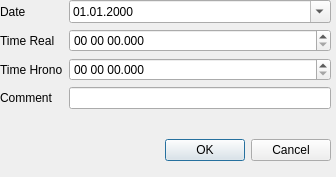
<?xml version="1.0" encoding="UTF-8"?>
<ui version="4.0">
 <class>addRecDialog</class>
 <widget class="QDialog" name="addRecDialog">
  <property name="geometry">
   <rect>
    <x>0</x>
    <y>0</y>
    <width>336</width>
    <height>177</height>
   </rect>
  </property>
  <property name="windowTitle">
   <string>Dialog</string>
  </property>
  <widget class="QDialogButtonBox" name="buttonBox">
   <property name="geometry">
    <rect>
     <x>110</x>
     <y>130</y>
     <width>221</width>
     <height>41</height>
    </rect>
   </property>
   <property name="sizePolicy">
    <sizepolicy hsizetype="Fixed" vsizetype="Fixed">
     <horstretch>0</horstretch>
     <verstretch>0</verstretch>
    </sizepolicy>
   </property>
   <property name="orientation">
    <enum>Qt::Horizontal</enum>
   </property>
   <property name="standardButtons">
    <set>QDialogButtonBox::Cancel|QDialogButtonBox::Ok</set>
   </property>
  </widget>
  <widget class="QWidget" name="gridLayoutWidget">
   <property name="geometry">
    <rect>
     <x>0</x>
     <y>0</y>
     <width>331</width>
     <height>131</height>
    </rect>
   </property>
   <layout class="QGridLayout" name="gridLayout">
    <property name="leftMargin">
     <number>0</number>
    </property>
    <property name="horizontalSpacing">
     <number>6</number>
    </property>
    <item row="2" column="0">
     <widget class="QLabel" name="label_2">
      <property name="text">
       <string>Date</string>
      </property>
     </widget>
    </item>
    <item row="2" column="2">
     <widget class="QDateEdit" name="dateEdit">
      <property name="displayFormat">
       <string>dd.MM.yyyy</string>
      </property>
      <property name="calendarPopup">
       <bool>true</bool>
      </property>
     </widget>
    </item>
    <item row="3" column="0">
     <widget class="QLabel" name="label_3">
      <property name="text">
       <string>Time Real</string>
      </property>
     </widget>
    </item>
    <item row="3" column="2">
     <widget class="QTimeEdit" name="timeReal">
      <property name="displayFormat">
       <string>hh mm ss.zzz</string>
      </property>
     </widget>
    </item>
    <item row="4" column="0">
     <widget class="QLabel" name="label_4">
      <property name="text">
       <string>Time Hrono</string>
      </property>
     </widget>
    </item>
    <item row="5" column="0">
     <widget class="QLabel" name="label_7">
      <property name="text">
       <string>Comment</string>
      </property>
     </widget>
    </item>
    <item row="5" column="2">
     <widget class="QLineEdit" name="comment"/>
    </item>
    <item row="4" column="2">
     <widget class="QTimeEdit" name="timeHrono">
      <property name="displayFormat">
       <string>hh mm ss.zzz</string>
      </property>
     </widget>
    </item>
    <item row="6" column="0">
     <spacer name="verticalSpacer">
      <property name="orientation">
       <enum>Qt::Vertical</enum>
      </property>
      <property name="sizeHint" stdset="0">
       <size>
        <width>20</width>
        <height>40</height>
       </size>
      </property>
     </spacer>
    </item>
   </layout>
  </widget>
 </widget>
 <tabstops>
  <tabstop>dateEdit</tabstop>
  <tabstop>timeReal</tabstop>
  <tabstop>timeHrono</tabstop>
  <tabstop>comment</tabstop>
  <tabstop>buttonBox</tabstop>
 </tabstops>
 <resources/>
 <connections>
  <connection>
   <sender>buttonBox</sender>
   <signal>accepted()</signal>
   <receiver>addRecDialog</receiver>
   <slot>accept()</slot>
   <hints>
    <hint type="sourcelabel">
     <x>248</x>
     <y>254</y>
    </hint>
    <hint type="destinationlabel">
     <x>157</x>
     <y>274</y>
    </hint>
   </hints>
  </connection>
  <connection>
   <sender>buttonBox</sender>
   <signal>rejected()</signal>
   <receiver>addRecDialog</receiver>
   <slot>reject()</slot>
   <hints>
    <hint type="sourcelabel">
     <x>316</x>
     <y>260</y>
    </hint>
    <hint type="destinationlabel">
     <x>286</x>
     <y>274</y>
    </hint>
   </hints>
  </connection>
 </connections>
</ui>
